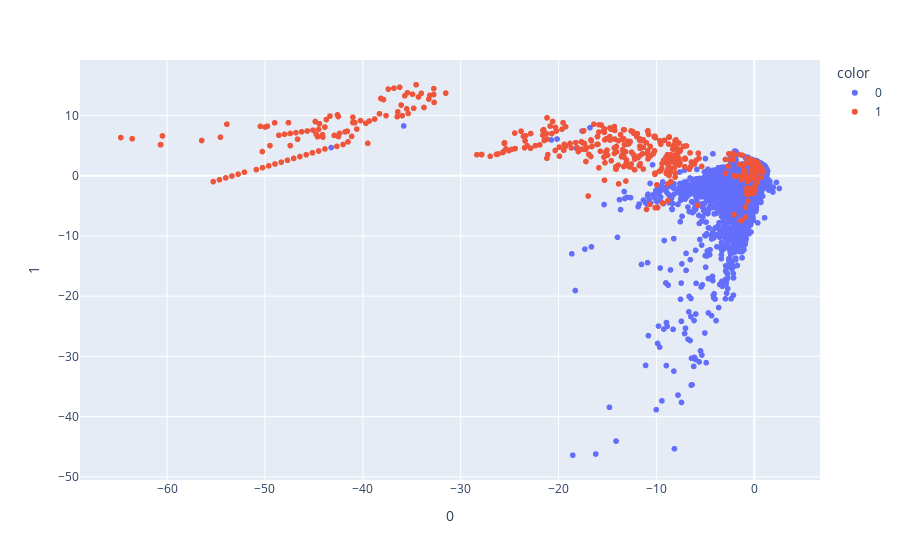

Here is the notebook cell this chart was saved with:
### Markdown cell above
Let's Use a scatter plot to visualize our data

### Code cell
import nbformat
px.scatter(transformed_df, x=0, y=1, color = transformed_df.label.astype(str))

### Figure 1 — Plotly figure (JSON) as saved in the notebook; plotly's stock layout.template omitted (floating-point values rounded to 4 significant figures; data arrays with more than 128 entries replaced by an {"elided": "..."} marker saying what was removed)
{"data": [{"hovertemplate": "color=0<br>0=%{x}<br>1=%{y}<extra></extra>", "legendgroup": "0", "marker": {"color": "#636efa", "symbol": "circle"}, "mode": "markers", "name": "0", "showlegend": true, "type": "scattergl", "x": {"elided": "50000 float values"}, "xaxis": "x", "y": {"elided": "50000 float values"}, "yaxis": "y"}, {"hovertemplate": "color=1<br>0=%{x}<br>1=%{y}<extra></extra>", "legendgroup": "1", "marker": {"color": "#EF553B", "symbol": "circle"}, "mode": "markers", "name": "1", "showlegend": true, "type": "scattergl", "x": {"elided": "492 float values"}, "xaxis": "x", "y": {"elided": "492 float values"}, "yaxis": "y"}], "layout": {"legend": {"title": {"text": "color"}, "tracegroupgap": 0}, "margin": {"t": 60}, "xaxis": {"anchor": "y", "domain": [0, 1], "title": {"text": "0"}}, "yaxis": {"anchor": "x", "domain": [0, 1], "title": {"text": "1"}}}}
